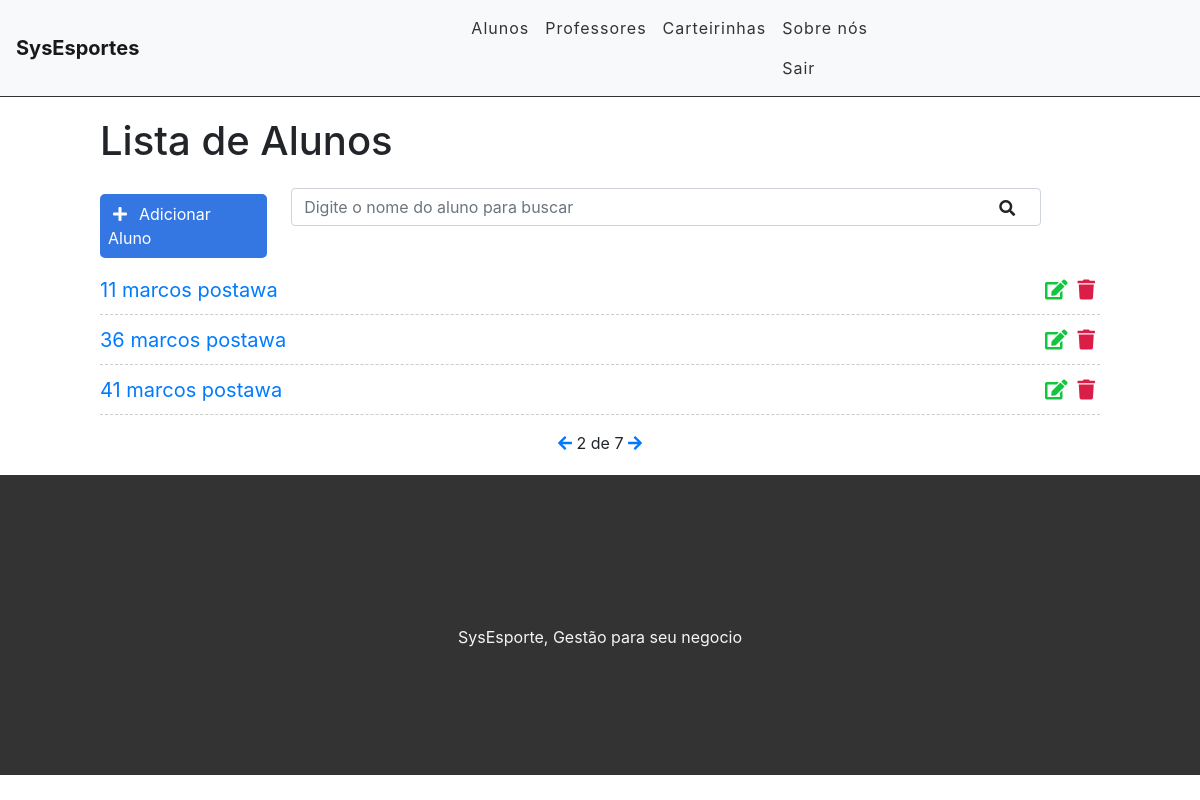
/aluno/listaluno/?page=2 (signed in), run on the app's committed database.
### aluno/models.py (models this page shows, shortened)
class Aluno(models.Model):
    id_aluno = models.AutoField('Id do Aluno', primary_key=True)
    num_matricula = models.CharField('Matricula', max_length=50, blank=True)
    nome = models.CharField('Nome', max_length=30, blank=False, null=False)
    sobrenome = models.CharField('Sobre Nome', max_length=100, blank=False, null=False)
    nascimento = models.DateField('Nascimento', auto_now_add=False)
    rg = models.CharField('Rg/Registro', max_length=30, blank=True, null=True)
    cpf = models.CharField('CPF', unique=True, max_length=14, blank=True, null=True)
    sexo = models.CharField(max_length=4, choices=TIPO_SEXO, blank=True, null=True)
    altura = models.DecimalField('Altura', max_digits=8, decimal_places=2, default=0, blank=True, null=True)
    peso = models.DecimalField('Peso', max_digits=8, decimal_places=4, default=0, blank=True, null=True)
    tipo_sanguinio = models.CharField('Tipo Sanguinio', max_length=11, blank=True, null=True)
    email = models.EmailField(blank=True, null=True)
    fone1 = models.CharField('Telefone', max_length=13, blank=True, null=True)
    fone2 = models.CharField('Celular', max_length=13, blank=True, null=True)
    fone3 = models.CharField('Whatsapp', max_length=13, blank=True, null=True)
    pai = models.CharField(max_length=100, blank=True, null=True)
    fone4 = models.CharField('Telefone', max_length=13, blank=True, null=True)
    mae = models.CharField('Mãe', max_length=100, blank=True, null=True)
    fone5 = models.CharField('Telefone', max_length=13, blank=True, null=True)
    cep = models.CharField(max_length=9, blank=True, null=True)
    estado = models.CharField(max_length=30, blank=True, null=True, default='')
    cidade = models.CharField(max_length=50, blank=True, null=True, default='')
    rua = models.CharField(max_length=50, blank=True, null=True, default='')
    img = models.ImageField(upload_to='aluno/images/', verbose_name='Foto', null=True,  blank=True,)
    escolinha = models.ForeignKey(dadosEscolinha, blank=True, null=True, on_delete=models.CASCADE)
    data_cadastro = models.DateTimeField('Cadastrado em', auto_now_add=True)
    data_atualizacao = models.DateTimeField('Atualizado em', auto_now=True)
    class Meta:
        ordering = ['nome']
    @property
    def nome_completo(self):
        return '{} {}'.format(self.nome, self.sobrenome)

### aluno/views.py (the view)
# urls.py: path('listaluno/', views.ListaAlunos, name='lista_aluno'),
@login_required
def ListaAlunos(request):
	search = request.GET.get('search')
	if search:
		aluno1 = Aluno.objects.filter(nome__icontains=search)
		aluno2 = Aluno.objects.filter(cpf__exact=search)
		alunos = aluno1 or aluno2
	else:
		alunos_list = Aluno.objects.all().order_by('nome')
		paginator = Paginator(alunos_list, 3)
		page = request.GET.get('page')
		alunos = paginator.get_page(page)
	return render(request, 'aluno/listaluno.html', {'alunos': alunos})

### templates/aluno/listaluno.html (shortened to what this page needs)
{% extends 'system/base.html' %}
{% load staticfiles %}
{% block content %}
<div class="offset-1 col-10 list-div">
	<h1>Lista de Alunos</h1>
	<a id="add-link" href="{% url 'aluno:cadastro_aluno' %}">
		<div class="col-2 add-div">
			<i class="fas fa-plus"></i>Adicionar Aluno
		</div>
	</a>
	<div class="col-9 search-div">
		<form method="GET" id="search-form">
			<input class="form-control" type="text" id="search" name="search" placeholder="Digite o nome do aluno para buscar" value="{{request.GET.search}}">
			<label id="search-btn"><i class="fas fa-search" ></i></label>
	</form>
	</div>
	<ul class="aluno-list">
		{% for aluno in alunos %}
		<li class="aluno-item">
			<span><a href="{% url 'aluno:detalhe_aluno' aluno.pk %}">
			{{aluno.id_aluno}} {{aluno.nome_completo}}
			</a></span>
			<span><a href="{% url 'aluno:delete_aluno' aluno.pk%}" class="delete-btn"><i class="fas fa-trash"></i></a></span>
			<span><a href="{% url 'aluno:edita_cadastro' aluno.pk %}"><i class="fas fa-edit"></i></a></span>
		</li>
		{% endfor %}
	</ul>
	<div class="pagination">
		<span class="step-links">
			{% if alunos.has_previous %}
				<a href="?page={{alunos.previous_page_number}}"><i class="fas fa-arrow-left"></i></a>
			{% endif %}
			{% if alunos.paginator %}
			<span class="corrent">
				{{alunos.number}} de {{alunos.paginator.num_pages}}
			</span>
			{% endif %}
			{% if alunos.has_next%}
				<a href="?page={{alunos.next_page_number}}"><i class="fas fa-arrow-right"></i></a>
			{% endif %}
		</span>
	</div>
</div>
{% endblock %}

### static/system/css/styles.css (style rules this page uses)
#add-link { text-decoration: none; }
.add-div { background-color: #3476e2; cursor: pointer; display: inline-block; color: #fff; padding: 8px; border-radius: 5px; margin-right: 20px; }
.fas.fa-plus { color: #fff; margin-right: 12px; margin-left: 5px; }
.fas.fa-search { position: absolute; top: 12px; right: 26px; cursor: pointer; }
.search-div { padding: 0px; display: inline-block; margin-bottom: 15px; margin-top: 15px; }
.list-div { padding: 0; }
.aluno-list { padding-left: 0; }
.aluno-item { list-style: none; font-size: 20px; height: 50px; padding-top: 10px; border-bottom: 1px dashed #ccc; }
.fas.fa-trash, .fas.fa-edit { cursor: pointer; margin: 5px; font-size: 20px; float: right; }
.fas.fa-trash { color: #db1e47; }
.fas.fa-edit { color: #13c43f; }
.pagination { margin-bottom: 20px; }
.step-links { position: relative; margin-left: auto; margin-right: auto; }

### data on the page
Aluno: id_aluno "11", nome_completo "marcos postawa"
Aluno: id_aluno "36", nome_completo "marcos postawa"
Aluno: id_aluno "41", nome_completo "marcos postawa"

### other printed values
{{ alunos.number }} "2"
{{ alunos.paginator.num_pages }} "7"
